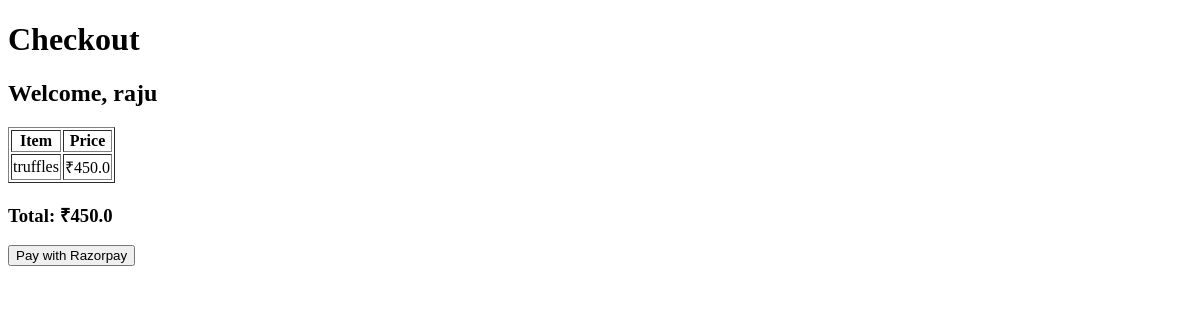
The app's page /checkout/raju, older data.
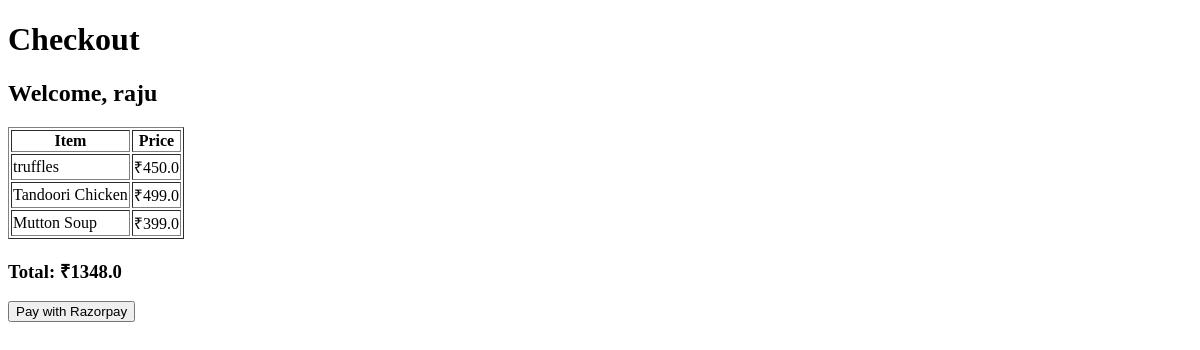
The same page, newer data.
### delivery/models.py (models this page shows, shortened)
class User(models.Model):
    username = models.CharField(max_length = 20)
    password = models.CharField(max_length = 20)
    email = models.CharField(max_length = 20)
    mobile = models.CharField(max_length = 10)
    address = models.CharField(max_length = 50)

class Item(models.Model):
    restaurant = models.ForeignKey(Restaurant, on_delete = models.CASCADE, related_name = "items")
    name = models.CharField(max_length = 20)
    description = models.CharField(max_length = 200)
    price = models.FloatField()
    vegeterian = models.BooleanField(default=False)
    picture = models.URLField(max_length = 400, default='https://www.indiafilings.com/learn/wp-content/uploads/2024/08/How-to-Start-Food-Business.jpg')

### delivery/views.py (the view)
# urls.py: path('checkout/<str:username>', views.checkout, name='checkout'),
def checkout(request, username):
    customer = get_object_or_404(User, username=username)
    cart = Cart.objects.filter(customer=customer).first()
    cart_items = cart.items.all() if cart else []
    total_price = cart.total_price() if cart else 0
    if total_price == 0:
        return render(request, 'checkout.html', {
            'error': 'Your cart is empty!',
        })
    client = razorpay.Client(auth=(settings.RAZORPAY_KEY_ID, settings.RAZORPAY_KEY_SECRET))
    order_data = {
        'amount': int(total_price * 100),  # Amount in paisa
        'currency': 'INR',
        'payment_capture': '1',  # Automatically capture payment
    }
    order = client.order.create(data=order_data)
    return render(request, 'checkout.html', {
        'username': username,
        'cart_items': cart_items,
        'total_price': total_price,
        'razorpay_key_id': settings.RAZORPAY_KEY_ID,
        'order_id': order['id'],  # Razorpay order ID
        'amount': total_price,
    })

### delivery/models.py (called while the page is built)
    def total_price(self):
        return sum(item.price for item in self.items.all())

### delivery/Templates/checkout.html (shortened to what this page needs)
<!DOCTYPE html>
<html lang="en">
<head>
</head>
<body>
    <h1>Checkout</h1>
    <h2>Welcome, {{ username }}</h2>
    {% if error %}
    <p style="color: red;">{{ error }}</p>
    {% else %}
    <table border="1">
        <thead>
            <tr>
                <th>Item</th>
                <th>Price</th>
            </tr>
        </thead>
        <tbody>
            {% for item in cart_items %}
            <tr>
                <td>{{ item.name }}</td>
                <td>₹{{ item.price }}</td>
            </tr>
            {% endfor %}
        </tbody>
    </table>
    <h3>Total: ₹{{ total_price }}</h3>
    <button id="rzp-button">Pay with Razorpay</button>
    {% endif %}
</body>
</html>

Row changes from the older to the newer data that the page shows:
added Item: name "Tandoori Chicken", price "499.0"
added Item: name "Mutton Soup", price "399.0"
Text that changed along with them:
{{ total_price }}: "450.0" → "1348.0"
